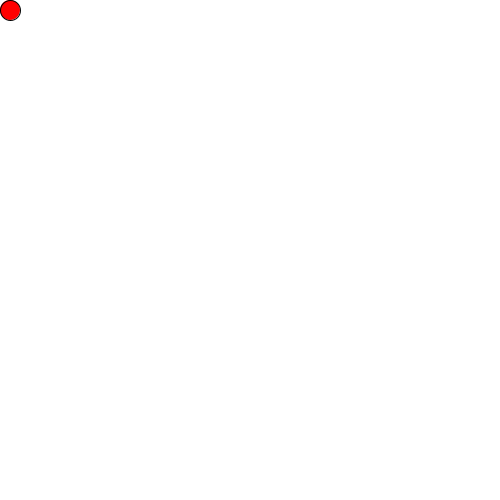
Frame 1 (no input)
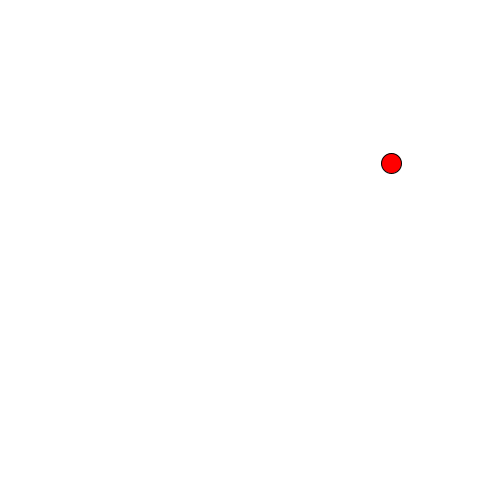
Frame 60 (the mouse pressed at the canvas centre just before this capture)
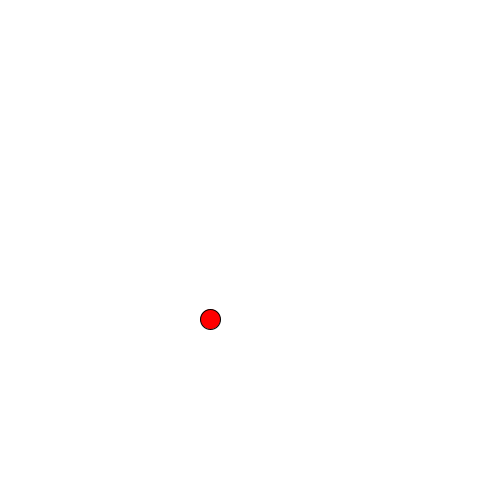
Frame 120 (the mouse held since frame 60 and released just before this capture)

The Processing sketch that drew these frames (run headless with seeded random() and noise(); from frame 60 on, the mouse is pressed at the canvas centre):

// Processing sketch: processing_105012
// ── processing_105012.pde


float xPos2;  //X PO\osition
float yPos2;  //Y Position
float speed;  //speed on x
float radius2;  //radius
float speedy;   //speed on y

void setup() {
  size(500, 500);


  xPos2=10; //initial x postion
  yPos2=10;  // initial y position
  radius2=20; //defined radius
  speed=random(0, 10);  //random speed for x
  speedy=random(0, 10);  //random speed for y
  ellipse(xPos2, yPos2, radius2, radius2); //set ellipse
}

void draw() {
  fill(255, 0, 0);
  background(255);
  ellipse(xPos2, yPos2, radius2, radius2);
  xPos2=xPos2+speed;
  if (xPos2>=width-radius2/2) {    //ball bounces off right wall
    speed=speed*-1;
  }
  if (xPos2<=0+radius2/2) {  //ball bounces off left wall
    speed=speed*-1;
  }
  yPos2=yPos2+speedy;    //ball bounces off bottom
  if (yPos2>=height-radius2/2) {
    speedy=speedy*-1;
  }
  if (yPos2<=0+radius2/2) {   //ball bounces off top
    speedy=speedy*-1;
  }
}
